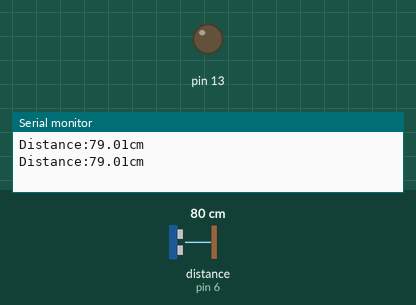
Simulated run of this sketch. Board: Arduino Uno, built with avr-gcc and run on an emulated ATmega328P. Shown: output pins drawn as LEDs (lit = HIGH), the last lines printed to the serial monitor. Wiring (inferred from the names in the program): ultrasonic range finder: trigger pin 5; echo pin 6. Dashed ring = blinking. The inputs (shaded band) are chosen by the test bench; at power-on: distance to the obstacle (sensor on pin 6) 80 cm. The echo pulse lasts 58.3 µs per cm; pins used as bus, display or sensor lines are not drawn.

Above: at 1.8 s.
1.9 s: distance to the obstacle (sensor on pin 6) set to 146 cm
3.4 s: distance to the obstacle (sensor on pin 6) set to 156 cm
At 4.09 s:
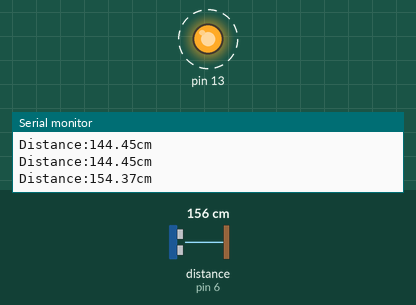
6.9 s: distance to the obstacle (sensor on pin 6) set to 9 cm
At 8.1 s:
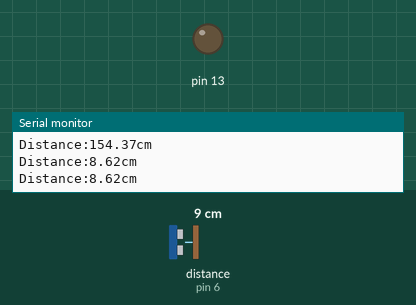
8.4 s: distance to the obstacle (sensor on pin 6) set to 7 cm
10.2 s: distance to the obstacle (sensor on pin 6) set to 4 cm
At 11.7 s:
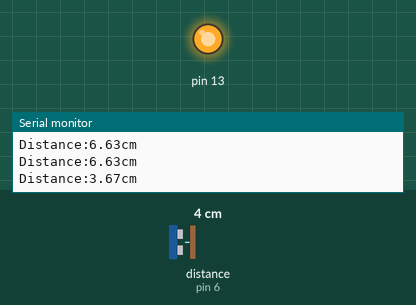
Timing chart, 0 to 13.2 s (numbered marks = the images above; inputs shaded):
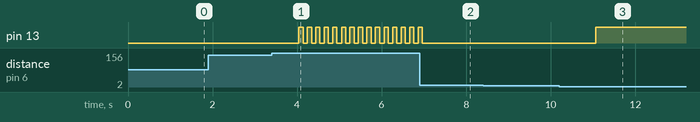

Measured:
- the behaviour switches between 151 and 152 cm on distance to the obstacle (sensor on pin 6) (found by bisection; images 0 and 1)
- the behaviour switches between 6 and 5 cm on distance to the obstacle (sensor on pin 6) (found by bisection; images 2 and 3)
- after the input at 3.4 s, pin 13: alternates HIGH for 0.10 s and LOW for 0.10 s, starting after 0.64 s
- after the input at 6.9 s, pin 13: goes on until 7.0 s, then stays LOW
- after the input at 10.2 s, pin 13: LOW → HIGH after 0.87 s

The sketch:

distance_enhance.ino
```cpp
const int TrigPin = 5;
const int EchoPin = 6;
const int Vcc = 4;
const int GND = 7;
double distance;
boolean flag;

void setup()
{   // 初始化串口通信及连接SR04的引脚
       Serial.begin(9600);
       pinMode(TrigPin, OUTPUT);
   // 要检测引脚上输入的脉冲宽度，需要先设置为输入状态
       pinMode(EchoPin, INPUT);
       pinMode(Vcc, OUTPUT);
       pinMode(GND, OUTPUT);
       pinMode(13, OUTPUT);
       digitalWrite(Vcc, HIGH);
       digitalWrite(GND, LOW);
       flag = true;
}

void loop()
{
   // 产生一个10us的高脉冲去触发TrigPin
       digitalWrite(TrigPin, LOW);
       delayMicroseconds(2);
       digitalWrite(TrigPin, HIGH);
       delayMicroseconds(10);
       digitalWrite(TrigPin, LOW);
   // 检测脉冲宽度，并计算出距离
       distance = pulseIn(EchoPin, HIGH) / 58.8;
       distance = (int(distance * 100.0)) / 100.0;
       Serial.print("Distance:");
       Serial.print(distance);
       Serial.println("cm");
       if (distance <= 5.0) {
         digitalWrite(13, HIGH);
         delay(1000);
       } else if (distance >= 150.0) {
         for (int i = 0; i < 10; i++) {
           if (flag) {
             digitalWrite(13, HIGH);
             flag = false;
           } else {
             digitalWrite(13, LOW);
             flag = true;
           }
           delay(100);
         }
       } else {
         flag = true;
         digitalWrite(13, LOW);
         delay(1000);
       }
}
```
